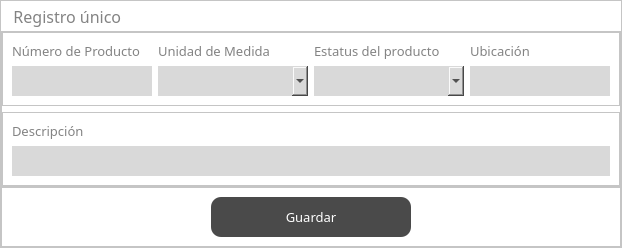
                            <widget class="QFrame" name="frame_16">
                             <property name="minimumSize">
                              <size>
                               <width>500</width>
                               <height>0</height>
                              </size>
                             </property>
                             <property name="maximumSize">
                              <size>
                               <width>800</width>
                               <height>16777215</height>
                              </size>
                             </property>
                             <property name="styleSheet">
                              <string notr="true">background-color:white;</string>
                             </property>
                             <property name="frameShape">
                              <enum>QFrame::StyledPanel</enum>
                             </property>
                             <property name="frameShadow">
                              <enum>QFrame::Raised</enum>
                             </property>
                             <layout class="QVBoxLayout" name="verticalLayout_14">
                              <property name="spacing">
                               <number>0</number>
                              </property>
                              <property name="leftMargin">
                               <number>0</number>
                              </property>
                              <property name="topMargin">
                               <number>0</number>
                              </property>
                              <property name="rightMargin">
                               <number>0</number>
                              </property>
                              <property name="bottomMargin">
                               <number>0</number>
                              </property>
                              <item>
                               <widget class="QLabel" name="label_19">
                                <property name="minimumSize">
                                 <size>
                                  <width>0</width>
                                  <height>30</height>
                                 </size>
                                </property>
                                <property name="maximumSize">
                                 <size>
                                  <width>16777215</width>
                                  <height>30</height>
                                 </size>
                                </property>
                                <property name="font">
                                 <font>
                                  <family>candara</family>
                                  <pointsize>12</pointsize>
                                 </font>
                                </property>
                                <property name="styleSheet">
                                 <string notr="true">color:#838383;</string>
                                </property>
                                <property name="text">
                                 <string>   Registro único</string>
                                </property>
                               </widget>
                              </item>
                              <item>
                               <widget class="QFrame" name="frame_20">
                                <property name="minimumSize">
                                 <size>
                                  <width>0</width>
                                  <height>150</height>
                                 </size>
                                </property>
                                <property name="frameShape">
                                 <enum>QFrame::StyledPanel</enum>
                                </property>
                                <property name="frameShadow">
                                 <enum>QFrame::Raised</enum>
                                </property>
                                <layout class="QVBoxLayout" name="verticalLayout_15">
                                 <property name="leftMargin">
                                  <number>0</number>
                                 </property>
                                 <property name="topMargin">
                                  <number>0</number>
                                 </property>
                                 <property name="rightMargin">
                                  <number>0</number>
                                 </property>
                                 <property name="bottomMargin">
                                  <number>0</number>
                                 </property>
                                 <item>
                                  <widget class="QFrame" name="frame">
                                   <property name="frameShape">
                                    <enum>QFrame::StyledPanel</enum>
                                   </property>
                                   <property name="frameShadow">
                                    <enum>QFrame::Raised</enum>
                                   </property>
                                   <layout class="QGridLayout" name="gridLayout">
                                    <item row="0" column="0">
                                     <widget class="QLabel" name="label_20">
                                      <property name="maximumSize">
                                       <size>
                                        <width>16777215</width>
                                        <height>30</height>
                                       </size>
                                      </property>
                                      <property name="font">
                                       <font>
                                        <family>candara</family>
                                        <pointsize>10</pointsize>
                                       </font>
                                      </property>
                                      <property name="styleSheet">
                                       <string notr="true">color:#838383;</string>
                                      </property>
                                      <property name="text">
                                       <string>Número de Producto</string>
                                      </property>
                                     </widget>
                                    </item>
                                    <item row="0" column="1">
                                     <widget class="QLabel" name="label_24">
                                      <property name="maximumSize">
                                       <size>
                                        <width>16777215</width>
                                        <height>30</height>
                                       </size>
                                      </property>
                                      <property name="font">
                                       <font>
                                        <family>candara</family>
                                        <pointsize>10</pointsize>
                                       </font>
                                      </property>
                                      <property name="styleSheet">
                                       <string notr="true">color:#838383;</string>
                                      </property>
                                      <property name="text">
                                       <string>Unidad de Medida</string>
                                      </property>
                                     </widget>
                                    </item>
                                    <item row="0" column="2">
                                     <widget class="QLabel" name="label_40">
                                      <property name="maximumSize">
                                       <size>
                                        <width>16777215</width>
                                        <height>30</height>
                                       </size>
                                      </property>
                                      <property name="font">
                                       <font>
                                        <family>candara</family>
                                        <pointsize>10</pointsize>
                                       </font>
                                      </property>
                                      <property name="styleSheet">
                                       <string notr="true">color:#838383;</string>
                                      </property>
                                      <property name="text">
                                       <string>Estatus del producto</string>
                                      </property>
                                     </widget>
                                    </item>
                                    <item row="0" column="3">
                                     <widget class="QLabel" name="label_39">
                                      <property name="maximumSize">
                                       <size>
                                        <width>16777215</width>
                                        <height>30</height>
                                       </size>
                                      </property>
                                      <property name="font">
                                       <font>
                                        <family>candara</family>
                                        <pointsize>10</pointsize>
                                       </font>
                                      </property>
                                      <property name="styleSheet">
                                       <string notr="true">color:#838383;</string>
                                      </property>
                                      <property name="text">
                                       <string>Ubicación</string>
                                      </property>
                                     </widget>
                                    </item>
                                    <item row="1" column="0">
                                     <widget class="QLineEdit" name="txtNewProductNumber">
                                      <property name="minimumSize">
                                       <size>
                                        <width>0</width>
                                        <height>30</height>
                                       </size>
                                      </property>
                                      <property name="font">
                                       <font>
                                        <family>candara</family>
                                        <pointsize>11</pointsize>
                                       </font>
                                      </property>
                                      <property name="styleSheet">
                                       <string notr="true">background-color:#D9D9D9;
border:none;</string>
                                      </property>
                                     </widget>
                                    </item>
                                    <item row="1" column="1">
                                     <widget class="QComboBox" name="cmbProductUoM">
                                      <property name="minimumSize">
                                       <size>
                                        <width>150</width>
                                        <height>30</height>
                                       </size>
                                      </property>
                                      <property name="font">
                                       <font>
                                        <family>candara</family>
                                       </font>
                                      </property>
                                      <property name="styleSheet">
                                       <string notr="true">border:none;
background-color:#D9D9D9;</string>
                                      </property>
                                     </widget>
                                    </item>
                                    <item row="1" column="2">
                                     <widget class="QComboBox" name="cmbProductStatus">
                                      <property name="minimumSize">
                                       <size>
                                        <width>150</width>
                                        <height>30</height>
                                       </size>
                                      </property>
                                      <property name="font">
                                       <font>
                                        <family>candara</family>
                                       </font>
                                      </property>
                                      <property name="styleSheet">
                                       <string notr="true">border:none;
background-color:#D9D9D9;</string>
                                      </property>
                                     </widget>
                                    </item>
                                    <item row="1" column="3">
                                     <widget class="QLineEdit" name="txtNewProductLocation">
                                      <property name="minimumSize">
                                       <size>
                                        <width>0</width>
                                        <height>30</height>
                                       </size>
                                      </property>
                                      <property name="maximumSize">
                                       <size>
                                        <width>150</width>
                                        <height>16777215</height>
                                       </size>
                                      </property>
                                      <property name="font">
                                       <font>
                                        <family>candara</family>
                                        <pointsize>11</pointsize>
                                       </font>
                                      </property>
                                      <property name="styleSheet">
                                       <string notr="true">background-color:#D9D9D9;
border:none;</string>
                                      </property>
                                     </widget>
                                    </item>
                                   </layout>
                                  </widget>
                                 </item>
                                 <item>
                                  <widget class="QFrame" name="frame_27">
                                   <property name="frameShape">
                                    <enum>QFrame::StyledPanel</enum>
                                   </property>
                                   <property name="frameShadow">
                                    <enum>QFrame::Raised</enum>
                                   </property>
                                   <layout class="QGridLayout" name="gridLayout_2">
                                    <item row="0" column="0">
                                     <widget class="QLabel" name="label_21">
                                      <property name="maximumSize">
                                       <size>
                                        <width>16777215</width>
                                        <height>30</height>
                                       </size>
                                      </property>
                                      <property name="font">
                                       <font>
                                        <family>candara</family>
                                        <pointsize>10</pointsize>
                                       </font>
                                      </property>
                                      <property name="styleSheet">
                                       <string notr="true">color:#838383;</string>
                                      </property>
                                      <property name="text">
                                       <string>Descripción</string>
                                      </property>
                                     </widget>
                                    </item>
                                    <item row="1" column="0">
                                     <widget class="QLineEdit" name="txtNewProductDescription">
                                      <property name="minimumSize">
                                       <size>
                                        <width>0</width>
                                        <height>30</height>
                                       </size>
                                      </property>
                                      <property name="font">
                                       <font>
                                        <family>candara</family>
                                        <pointsize>11</pointsize>
                                       </font>
                                      </property>
                                      <property name="styleSheet">
                                       <string notr="true">background-color:#D9D9D9;
border:none;</string>
                                      </property>
                                      <property name="text">
                                       <string/>
                                      </property>
                                     </widget>
                                    </item>
                                   </layout>
                                  </widget>
                                 </item>
                                </layout>
                               </widget>
                              </item>
                              <item>
                               <widget class="QFrame" name="frame_21">
                                <property name="maximumSize">
                                 <size>
                                  <width>16777215</width>
                                  <height>60</height>
                                 </size>
                                </property>
                                <property name="frameShape">
                                 <enum>QFrame::StyledPanel</enum>
                                </property>
                                <property name="frameShadow">
                                 <enum>QFrame::Raised</enum>
                                </property>
                                <layout class="QHBoxLayout" name="horizontalLayout_12">
                                 <item>
                                  <widget class="QPushButton" name="btnSaveSingleProduct">
                                   <property name="minimumSize">
                                    <size>
                                     <width>0</width>
                                     <height>40</height>
                                    </size>
                                   </property>
                                   <property name="maximumSize">
                                    <size>
                                     <width>200</width>
                                     <height>16777215</height>
                                    </size>
                                   </property>
                                   <property name="font">
                                    <font>
                                     <family>candara</family>
                                     <pointsize>10</pointsize>
                                    </font>
                                   </property>
                                   <property name="styleSheet">
                                    <string notr="true">QPushButton{
background-color:#4A4A4A;
border:none;
color: white;
text-align: center;
padding: 0px 15px;
border-radius:10px;

}
QPushButton:hover{
	background-color:#007DDA;
	background-color: #56648F;
	
}</string>
                                   </property>
                                   <property name="text">
                                    <string>Guardar</string>
                                   </property>
                                  </widget>
                                 </item>
                                </layout>
                               </widget>
                              </item>
                             </layout>
                            </widget>
